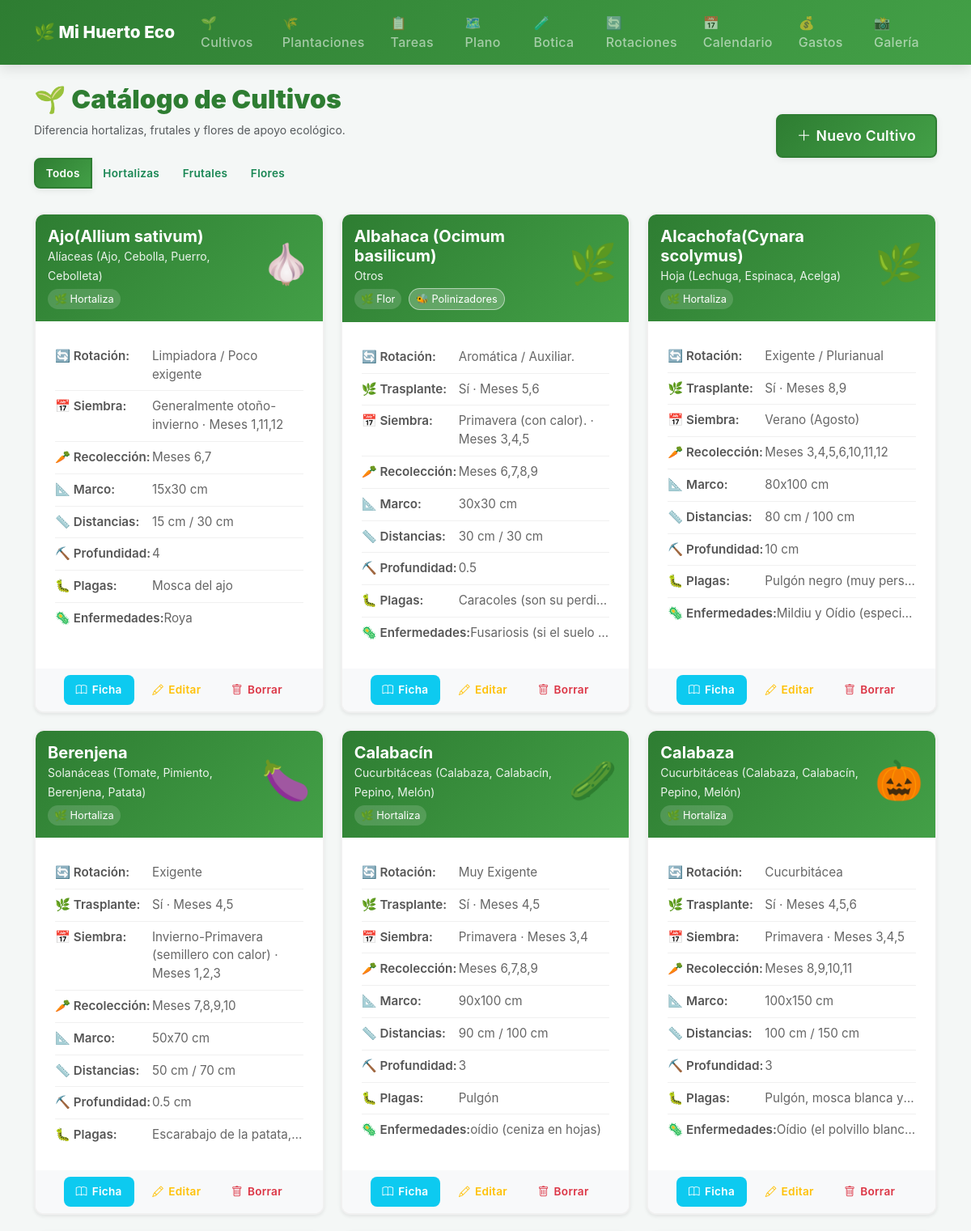
Page /cultivos/ (upper part) on the committed database.
### gestion_huerto/models.py (models this page shows, shortened)
class Cultivo(models.Model):
    FAMILIA_CHOICES = [
        ('solanaceas',    'Solanáceas (Tomate, Pimiento, Berenjena, Patata)'),
        ('cucurbitaceas', 'Cucurbitáceas (Calabaza, Calabacín, Pepino, Melón)'),
        ('cruciferas',    'Crucíferas (Brócoli, Repollo, Coliflor, Rábano)'),
        ('hoja',          'Hoja (Lechuga, Espinaca, Acelga)'),
        ('umbeliferas',   'Umbelíferas (Zanahoria, Apio, Perejil, Hinojo)'),
        ('leguminosas',   'Leguminosas (Haba, Guisante, Judía, Alubia)'),
        ('aliaceas',      'Alíaceas (Ajo, Cebolla, Puerro, Cebolleta)'),
        ('gramineas',     'Gramíneas (Maíz, Trigo)'),
        ('compuestas',    'Compuestas (Alcachofa, Girasol)'),
        ('otros',         'Otros'),
    ]
    TIPO_CULTIVO_CHOICES = [
        ('hortaliza', 'Hortaliza'),
        ('frutal', 'Frutal'),
        ('flor', 'Flor'),
    ]
    GRUPO_ROTACION_CHOICES = [
        ('fruto', 'Grupo A — Fruto (Solanáceas, Cucurbitáceas)'),
        ('hoja_raiz', 'Grupo B — Hoja/Raíz (Crucíferas, Lechugas, Zanahorias)'),
        ('leguminosa', 'Grupo C — Leguminosa (Fija nitrógeno)'),
        ('bulbo', 'Grupo D — Bulbo/Limpieza (Aliáceas)'),
    ]
    grupo_rotacion = models.CharField(
        max_length=20,
        choices=GRUPO_ROTACION_CHOICES,
        blank=True,
        help_text="Grupo de rotación al que pertenece el cultivo"
    )
    tipo_cultivo = models.CharField(
        max_length=20,
        choices=TIPO_CULTIVO_CHOICES,
        default='hortaliza',
        help_text="Hortaliza, frutal o flor"
    )
    es_perenne = models.BooleanField(
        default=False,
        help_text="Marca si la planta permanece varios años (ej. frutales, aromáticas perennes)"
    )
    nombre = models.CharField(max_length=100, unique=True)
    familia = models.CharField(max_length=20, choices=FAMILIA_CHOICES, default='otros')
    emoji = models.CharField(max_length=10, blank=True, default='🌱')
    requiere_trasplante = models.BooleanField(default=False)
    clasificacion_rotacion = models.CharField(max_length=100, blank=True)
    epoca_siembra = models.CharField(max_length=50, blank=True)
    epoca_trasplante = models.CharField(max_length=50, blank=True)
    epoca_recoleccion = models.CharField(max_length=50, blank=True)
    dias_ciclo = models.PositiveIntegerField(null=True, blank=True)
    marco_plantacion = models.CharField(max_length=100, blank=True)
    distancia_plantas = models.PositiveIntegerField(null=True, blank=True)
    distancia_lineas = models.PositiveIntegerField(null=True, blank=True)
    profundidad_siembra = models.CharField(max_length=50, blank=True)
    meses_siembra = models.CharField(max_length=50, blank=True)
    meses_trasplante = models.CharField(max_length=50, blank=True)
    meses_recoleccion = models.CharField(max_length=50, blank=True)
    temp_min_germinacion = models.PositiveIntegerField(null=True, blank=True)
    temp_optima_germinacion = models.PositiveIntegerField(null=True, blank=True)
    temp_max_germinacion = models.PositiveIntegerField(null=True, blank=True)
    tiempo_germinacion = models.PositiveIntegerField(null=True, blank=True)
    riego = models.TextField(blank=True)
    abono = models.TextField(blank=True)
    mantenimiento = models.TextField(blank=True)
    plagas_comunes = models.TextField(blank=True)
    enfermedades_comunes = models.TextField(blank=True)
    observaciones = models.TextField(blank=True)
    notas_locales = models.TextField(blank=True)
    @property
    def familia_label(self):
        return self.get_familia_display()
    NO_RIEGO_INICIAL = {
        'patata', 'patatas',
        'judia', 'judias', 'judía', 'judías',
        'maiz', 'maíz',
    }
    class Meta:
        verbose_name = "Cultivo"
        verbose_name_plural = "Cultivos"
        ordering = ['nombre']

### gestion_huerto/views.py (the view)
# urls.py: path('cultivos/', views.lista_cultivos, name='lista_cultivos'),
def lista_cultivos(request):
    tipo = request.GET.get('tipo')  # puede ser 'hortaliza', 'frutal', 'flor' o None
    cultivos = Cultivo.objects.all().order_by('nombre')
    if tipo in ['hortaliza', 'frutal', 'flor']:
        cultivos = cultivos.filter(tipo_cultivo=tipo)
    contexto = {
        'cultivos': cultivos,
        'tipo_seleccionado': tipo,
    }
    return render(request, 'cultivos/lista.html', contexto)

### gestion_huerto/templates/cultivos/lista.html (shortened to what this page needs)
{% extends 'base.html' %}
{% block content %}
<div class="d-flex justify-content-between align-items-center mb-4">
    <div>
        <h2 style="color: var(--primary-green); font-weight: 900;">🌱 Catálogo de Cultivos</h2>
        <p class="text-muted small">
            Diferencia hortalizas, frutales y flores de apoyo ecológico.
        </p>
        <div class="btn-group mt-2" role="group" aria-label="Filtro por tipo de cultivo">
            <a href="{% url 'lista_cultivos' %}"
               class="btn btn-sm {% if not tipo_seleccionado %}btn-success{% else %}btn-outline-success{% endif %}">
                Todos
            </a>
            <a href="{% url 'lista_cultivos' %}?tipo=hortaliza"
               class="btn btn-sm {% if tipo_seleccionado == 'hortaliza' %}btn-success{% else %}btn-outline-success{% endif %}">
                Hortalizas
            </a>
            <a href="{% url 'lista_cultivos' %}?tipo=frutal"
               class="btn btn-sm {% if tipo_seleccionado == 'frutal' %}btn-success{% else %}btn-outline-success{% endif %}">
                Frutales
            </a>
            <a href="{% url 'lista_cultivos' %}?tipo=flor"
               class="btn btn-sm {% if tipo_seleccionado == 'flor' %}btn-success{% else %}btn-outline-success{% endif %}">
                Flores
            </a>
        </div>
    </div>
    <a href="{% url 'nuevo_cultivo' %}" class="btn btn-success btn-lg">
        <i class="bi bi-plus-lg"></i> Nuevo Cultivo
    </a>
</div>
<div class="cultivos-grid">
    {% for c in cultivos %}
    <div class="card cultivo-card shadow-sm {% if c.tipo_cultivo == 'frutal' %}cultivo-frutal{% endif %}">
        <div class="card-header-cultivo d-flex justify-content-between align-items-center {% if c.tipo_cultivo == 'frutal' %}card-header-frutal{% endif %}">
            <div>
    <h5>{{ c.nombre }}</h5>
    {% if c.familia %}
        <small>{{ c.familia_label }}</small>
    {% endif %}
    <div class="mt-1">
        {% if c.tipo_cultivo != 'frutal' %}
        <span class="chip-tipo">
            🌿 {{ c.get_tipo_cultivo_display }}
        </span>
        {% endif %}
        {% if c.tipo_cultivo == 'flor' and c.ficha_flor and c.ficha_flor.atrae_polinizadores %}
        <span class="chip-tipo chip-ecologico">
            🐝 Polinizadores
        </span>
        {% endif %}
    </div>
        </div>
        <div class="cultivo-emoji">
            {% if c.emoji %}{{ c.emoji }}{% else %}🌱{% endif %}
        </div>
        </div>
        <div class="card-body">
            {% if c.clasificacion_rotacion %}
            <div class="info-row">
                <span class="info-label">🔄 Rotación:</span>
                <span class="info-value">{{ c.clasificacion_rotacion }}</span>
            </div>
            {% endif %}
            {% if c.requiere_trasplante or c.epoca_trasplante or c.meses_trasplante %}
            <div class="info-row">
                <span class="info-label">🌿 Trasplante:</span>
                <span class="info-value">
                    {% if c.requiere_trasplante %}Sí{% else %}No{% endif %}
                    {% if c.meses_trasplante %} · Meses {{ c.meses_trasplante }}{% endif %}
                </span>
            </div>
            {% endif %}
            {% if c.epoca_siembra or c.meses_siembra %}
            <div class="info-row">
                <span class="info-label">📅 Siembra:</span>
                <span class="info-value">
                    {% if c.epoca_siembra %}{{ c.epoca_siembra }}{% endif %}
                    {% if c.epoca_siembra and c.meses_siembra %} · {% endif %}
                    {% if c.meses_siembra %}Meses {{ c.meses_siembra }}{% endif %}
                </span>
            </div>
            {% endif %}
            {% if c.epoca_recoleccion or c.meses_recoleccion %}
            <div class="info-row">
                <span class="info-label">🥕 Recolección:</span>
                <span class="info-value">
                    {% if c.meses_recoleccion %}Meses {{ c.meses_recoleccion }}{% endif %}
                </span>
            </div>
            {% endif %}
            {% if c.marco_plantacion or c.distancia_plantas or c.distancia_lineas or c.profundidad_siembra %}
                {% if c.marco_plantacion %}
                <div class="info-row">
                    <span class="info-label">📐 Marco:</span>
                    <span class="info-value">{{ c.marco_plantacion }}</span>
                </div>
                {% endif %}
                {% if c.distancia_plantas or c.distancia_lineas %}
                <div class="info-row">
                    <span class="info-label">📏 Distancias:</span>
                    <span class="info-value">
                        {% if c.distancia_plantas %}{{ c.distancia_plantas }} cm{% endif %}
                        {% if c.distancia_plantas and c.distancia_lineas %} / {% endif %}
                        {% if c.distancia_lineas %}{{ c.distancia_lineas }} cm{% endif %}
                    </span>
                </div>
                {% endif %}
                {% if c.profundidad_siembra %}
                <div class="info-row">
                    <span class="info-label">⛏️ Profundidad:</span>
                    <span class="info-value">{{ c.profundidad_siembra }}</span>
                </div>
                {% endif %}
            {% endif %}
            {% if c.plagas_comunes %}
            <div class="info-row">
                <span class="info-label">🐛 Plagas:</span>
                <span class="info-value text-truncate">{{ c.plagas_comunes|truncatewords:4 }}</span>
            </div>
            {% endif %}
            {% if c.enfermedades_comunes %}
            <div class="info-row">
                <span class="info-label">🦠 Enfermedades:</span>
                <span class="info-value text-truncate">{{ c.enfermedades_comunes|truncatewords:4 }}</span>
            </div>
            {% endif %}
        </div>
        <div class="card-footer bg-light border-0 d-flex gap-2 justify-content-center">
            <a href="{% url 'detalle_cultivo' c.pk %}" class="btn btn-sm btn-info text-white" title="Ver ficha completa">
                <i class="bi bi-book"></i> Ficha
            </a>
            <a href="{% url 'editar_cultivo' c.pk %}" class="btn btn-sm btn-outline-warning" title="Editar cultivo">
                <i class="bi bi-pencil"></i> Editar
            </a>
            <a href="{% url 'eliminar_cultivo' c.pk %}" class="btn btn-sm btn-outline-danger" title="Eliminar cultivo">
                <i class="bi bi-trash"></i> Borrar
            </a>
        </div>
    </div>
    {% endfor %}
</div>
{% endblock %}

### gestion_huerto/templates/base.html (style rules this page uses)
:root { --primary-green: #2e7d32; --secondary-green: #43a047; --light-green: #e8f5e9; --earth-brown: #8d6e63; --light-brown: #d7ccc8; --sun-yellow: #fbc02d; --water-blue: #1976d2; --light-blue: #e3f2fd; --alert-orange: #ff9800; --danger-red: #f44336; --success-color: #4caf50; --warning-color: #ffc107; --info-color: #17a2b8; --text-muted: #999; --text-dark: #333; --bg-light: #f4f7f6; --border-light: #e0e0e0; --shadow-sm: 0 2px 8px rgba(0,0,0,0.08); --shadow-md: 0 4px 16px rgba(0,0,0,0.12); --shadow-lg: 0 8px 24px rgba(0,0,0,0.15); --transition-smooth: all 0.3s cubic-bezier(0.4, 0, 0.2, 1); }
* { box-sizing: border-box; }
body { background-color: var(--bg-light); font-family: -apple-system, BlinkMacSystemFont, 'Segoe UI', Roboto, 'Helvetica Neue', Arial, sans-serif; color: var(--text-dark); }
.btn { font-weight: 600; letter-spacing: 0.3px; transition: var(--transition-smooth); border: 2px solid transparent; border-radius: 8px; position: relative; overflow: hidden; display: inline-flex; align-items: center; justify-content: center; gap: 6px; padding: 0.5rem 1rem; }
.btn::before { content: ''; position: absolute; top: 50%; left: 50%; width: 0; height: 0; border-radius: 50%; background: rgba(255, 255, 255, 0.3); transform: translate(-50%, -50%); transition: width 0.6s, height 0.6s; z-index: 0; }
.btn > * { position: relative; z-index: 1; }
.btn-success { background: linear-gradient(135deg, var(--primary-green), var(--secondary-green)); color: white; border-color: var(--primary-green); box-shadow: var(--shadow-sm); }
.btn-outline-primary, .btn-outline-secondary, .btn-outline-danger { background: transparent; transition: var(--transition-smooth); }
.btn-sm { padding: 0.4rem 0.8rem; font-size: 0.85rem; }
.btn-lg { padding: 0.75rem 1.5rem; font-size: 1.1rem; }
.card { border: none; border-radius: 12px; box-shadow: var(--shadow-sm); transition: var(--transition-smooth); overflow: hidden; }
.card-body { padding: 1.5rem; }
a { text-decoration: none; transition: var(--transition-smooth); }

### gestion_huerto/templates/cultivos/lista.html (style rules this page uses)
.cultivo-card { transition: all 0.3s ease; border: 2px solid #f0f0f0; cursor: pointer; position: relative; }
.cultivo-emoji { font-size: 3rem; text-align: center; margin-bottom: 10px; }
.card-header-cultivo { background: linear-gradient(135deg, #2e7d32 0%, #43a047 100%); color: white; border-radius: 8px 8px 0 0; padding: 15px; }
.card-header-cultivo h5 { margin: 0; font-weight: bold; }
.card-header-cultivo small { color: rgba(255, 255, 255, 0.9); }
.chip-tipo { display: inline-flex; align-items: center; gap: 4px; padding: 3px 8px; border-radius: 999px; font-size: 0.8rem; background: rgba(255,255,255,0.15); margin-right: 4px; }
.chip-ecologico { background: rgba(255,255,255,0.22); border: 1px solid rgba(255,255,255,0.5); }
.info-row { display: flex; padding: 8px 0; font-size: 0.95rem; border-bottom: 1px solid #f0f0f0; }
.info-row:last-child { border-bottom: none; }
.info-label { font-weight: 600; color: #555; min-width: 120px; }
.info-value { color: #666; flex: 1; }
.cultivos-grid { display: grid; grid-template-columns: repeat(auto-fill, minmax(280px, 1fr)); gap: 20px; margin-top: 30px; }

### rows in the picture
Cultivo: nombre "Ajo(Allium sativum)", familia_label "Alíaceas (Ajo, Cebolla, Puerro, Cebolleta)", tipo_cultivo "Hortaliza", emoji "🧄", clasificacion_rotacion "Limpiadora / Poco exigente", epoca_siembra "Generalmente otoño-invierno", meses_siembra "1,11,12", meses_recoleccion "6,7", marco_plantacion "15x30 cm", distancia_plantas "15", distancia_lineas "30", profundidad_siembra "4", plagas_comunes "Mosca del ajo", enfermedades_comunes "Roya"
Cultivo: nombre "Albahaca (Ocimum basilicum)", familia_label "Otros", tipo_cultivo "Flor", shows "🐝 Polinizadores", emoji "🌿", clasificacion_rotacion "Aromática / Auxiliar.", requiere_trasplante "Sí", meses_trasplante "5,6", epoca_siembra "Primavera (con calor).", meses_siembra "3,4,5", meses_recoleccion "6,7,8,9", marco_plantacion "30x30 cm", distancia_plantas "30", distancia_lineas "30", profundidad_siembra "0.5", plagas_comunes "Caracoles (son su perdi…", enfermedades_comunes "Fusariosis (si el suelo …"
Cultivo: nombre "Alcachofa(Cynara scolymus)", familia_label "Hoja (Lechuga, Espinaca, Acelga)", tipo_cultivo "Hortaliza", emoji "🌿", clasificacion_rotacion "Exigente / Plurianual", requiere_trasplante "Sí", meses_trasplante "8,9", epoca_siembra "Verano (Agosto)", meses_recoleccion "3,4,5,6,10,11,12", marco_plantacion "80x100 cm", distancia_plantas "80", distancia_lineas "100", profundidad_siembra "10 cm", plagas_comunes "Pulgón negro (muy pers…", enfermedades_comunes "Mildiu y Oídio (especi…"
Cultivo: nombre "Berenjena", familia_label "Solanáceas (Tomate, Pimiento, Berenjena, Patata)", tipo_cultivo "Hortaliza", emoji "🍆", clasificacion_rotacion "Exigente", requiere_trasplante "Sí", meses_trasplante "4,5", epoca_siembra "Invierno-Primavera (semillero con calor)", meses_siembra "1,2,3", meses_recoleccion "7,8,9,10", marco_plantacion "50x70 cm", distancia_plantas "50", distancia_lineas "70", profundidad_siembra "0.5 cm", plagas_comunes "Escarabajo de la patata,…"
Cultivo: nombre "Calabacín", familia_label "Cucurbitáceas (Calabaza, Calabacín, Pepino, Melón)", tipo_cultivo "Hortaliza", emoji "🥒", clasificacion_rotacion "Muy Exigente", requiere_trasplante "Sí", meses_trasplante "4,5", epoca_siembra "Primavera", meses_siembra "3,4", meses_recoleccion "6,7,8,9", marco_plantacion "90x100 cm", distancia_plantas "90", distancia_lineas "100", profundidad_siembra "3", plagas_comunes "Pulgón", enfermedades_comunes "oídio (ceniza en hojas)"
Cultivo: nombre "Calabaza", familia_label "Cucurbitáceas (Calabaza, Calabacín, Pepino, Melón)", tipo_cultivo "Hortaliza", emoji "🎃", clasificacion_rotacion "Cucurbitácea", requiere_trasplante "Sí", meses_trasplante "4,5,6", epoca_siembra "Primavera", meses_siembra "3,4,5", meses_recoleccion "8,9,10,11", marco_plantacion "100x150 cm", distancia_plantas "100", distancia_lineas "150", profundidad_siembra "3", plagas_comunes "Pulgón, mosca blanca y…", enfermedades_comunes "Oídio (el polvillo blanc…"
